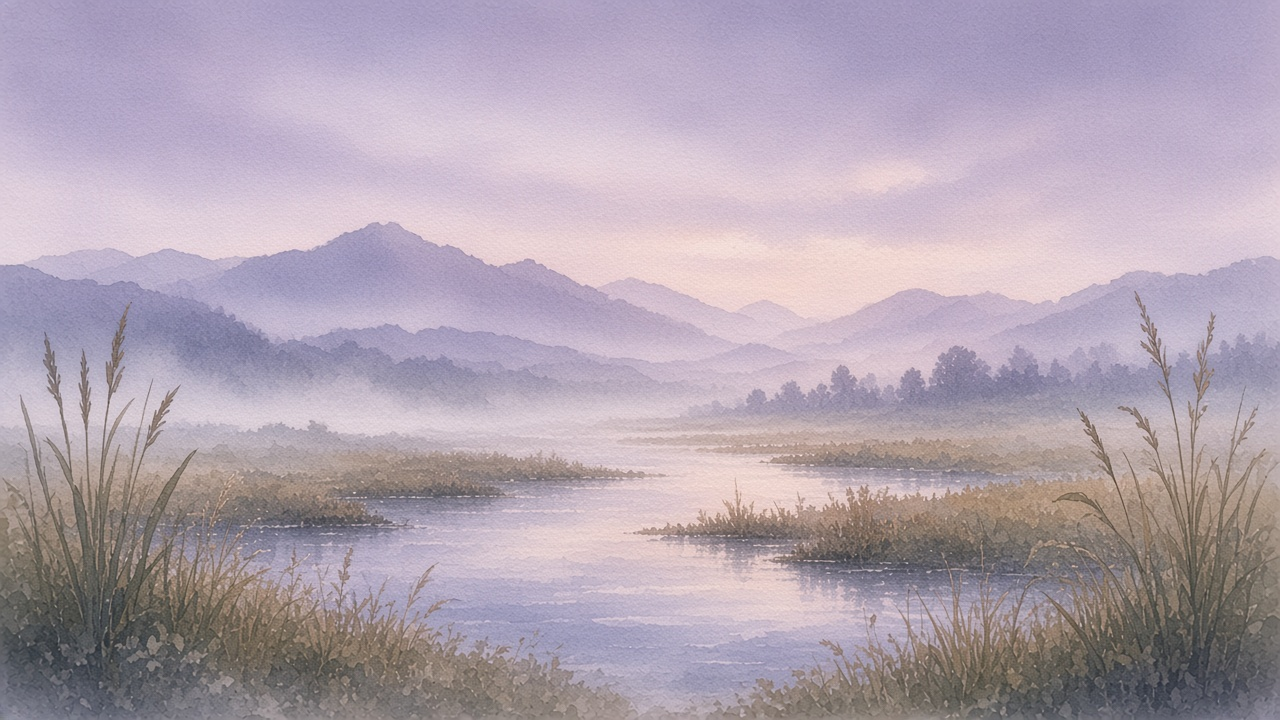
#> input picture Assets/Watercolor/Deer/Scenes/VAL/deer_scene_val_sky.png, 1280 x 720 px, given in place of preview_top.png, which was not available
$ python ENV-001_preview.py out.png
#> lines starting #> are read from the running program, lines starting #| are printed output that depends on the picture
"""Encode the fixed-camera review, label the assembly, and compare source/reimport renders."""
import argparse
from hashlib import sha256
import json
from pathlib import Path
import subprocess

from PIL import Image, ImageChops, ImageDraw, ImageFont


HERE = Path(__file__).resolve().parent
ROWS_NORTH_FIRST = (
    ("Flat", "GentleSlope", "Flat", "Shore"),
    ("GentleSlope", "Flat", "Flat", "Shore"),
    ("GentleSlope", "Ridge", "Flat", "Shore"),
    ("Ridge", "GentleSlope", "Flat", "Shore"),
)
PAPER = "#f4f3ec"
INK = "#263b36"
MUTED = "#536c62"


def board(folder, regular, mono):
#> called with regular = '/System/Library/Fonts/Helvetica.ttc', mono = '/System/Library/Fonts/Menlo.ttc'
    top = Image.open(folder / "preview_top.png").convert("RGB")
#> top is the input picture: PIL image 1280x720 RGB; mean R, G, B 176, 163, 175.8
    top = top.resize((984, 984), Image.Resampling.LANCZOS)
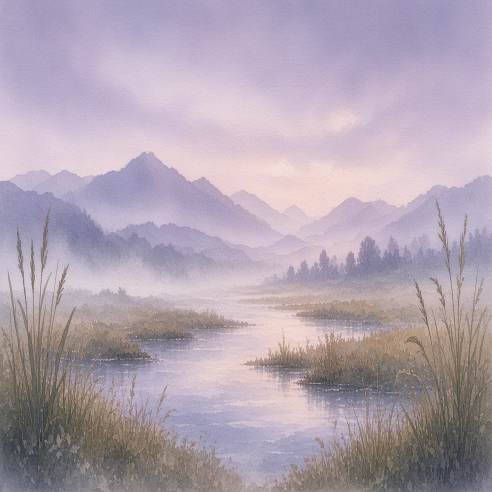
#> top: PIL image 984x984 RGB (shown at 1/2 size); mean R, G, B 176, 163, 175.8
    plate = Image.new("RGB", (1376, 1132), PAPER)
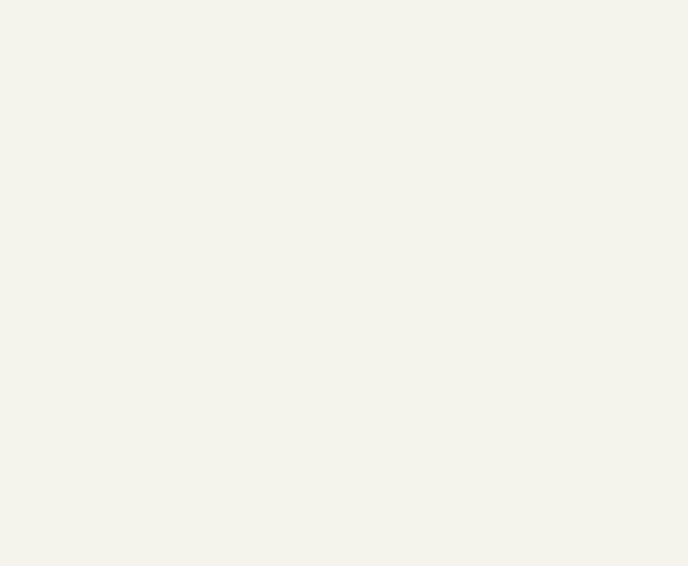
#> plate: PIL image 1376x1132 RGB (shown at 1/2 size); mean R, G, B 244, 243, 236
    ox, oy = 38, 112
    plate.paste(top, (ox, oy))
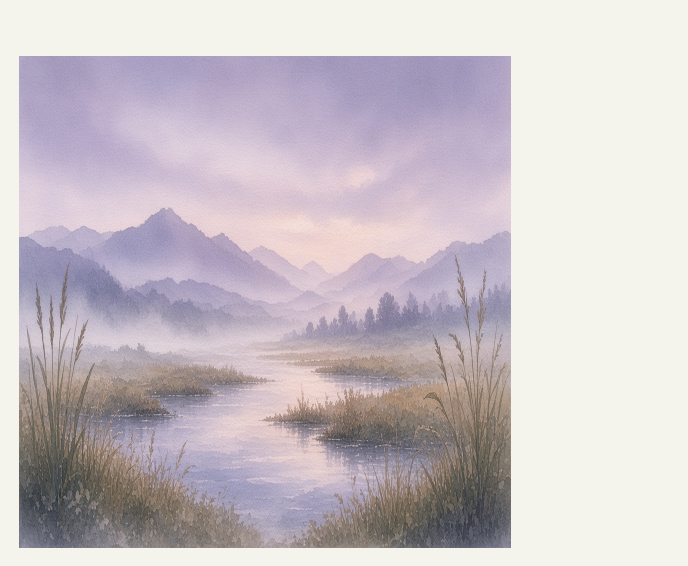
#> plate: PIL image 1376x1132 RGB (shown at 1/2 size); mean R, G, B 201.7, 193.3, 198.6
    draw = ImageDraw.Draw(plate, "RGBA")
    title = ImageFont.truetype(regular, 44)
    body = ImageFont.truetype(regular, 22)
    small = ImageFont.truetype(regular, 19)
    measure = ImageFont.truetype(mono, 17)
    draw.text((38, 30), "Terrain & shoreline assembly", font=title, fill=INK)
    draw.text((1340, 44), "ENV-001  /  v001", font=measure, fill=MUTED, anchor="rt")
    draw.line((38, 91, 1340, 91), fill="#9aaea3", width=1)

    # Top camera looks straight down, has no roll, and spans 45.5 BU on this square image.
    pitch_px = 984 * 10 / 45.5
    left = ox + (984 - pitch_px * 4) / 2
    top_edge = oy + (984 - pitch_px * 4) / 2
    grid_color = (239, 239, 219, 160)
    for index in range(5):
        x, y = left + index * pitch_px, top_edge + index * pitch_px
        draw.line((x, top_edge, x, top_edge + pitch_px * 4), fill=grid_color, width=2)
        draw.line((left, y, left + pitch_px * 4, y), fill=grid_color, width=2)
    for row, names in enumerate(ROWS_NORTH_FIRST):
        for col, name in enumerate(names):
            x, y = left + col * pitch_px + 10, top_edge + (row + 1) * pitch_px - 31
            label = f"{name}  {col},{3-row}"
            box = draw.textbbox((x + 5, y + 3), label, font=measure)
            draw.rounded_rectangle((x, y, box[2] + 5, y + 24), radius=3, fill=(37, 58, 52, 208))
            draw.text((x + 5, y + 3), label, font=measure, fill=PAPER)

    sx = 1060
    draw.text((sx, 144), "N", font=measure, fill=INK)
    draw.line((sx + 5, 174, sx + 5, 207), fill=INK, width=2)
    draw.polygon([(sx, 181), (sx + 5, 171), (sx + 10, 181)], fill=INK)
    draw.text((sx + 24, 176), "+Y in Blender", font=small, fill=MUTED)

    draw.text((sx, 246), "Centre grid", font=body, fill=INK)
    draw.text((sx, 278), "10 BU pitch · 4 × 4 tiles", font=small, fill=MUTED)
    draw.text((sx, 307), "17 vertices per edge", font=small, fill=MUTED)
    draw.text((sx, 336), "Land datum 0.00 BU", font=small, fill=MUTED)
    draw.line((sx, 392, 1340, 392), fill="#9aaea3", width=1)
    draw.text((sx, 423), "Shared edges", font=body, fill=INK)
    for row, (tag, label) in enumerate((("L", "Level land"), ("C", "Coast profile"),
                                         ("W", "Submerged terminal"))):
        y = 460 + row * 43
        draw.rounded_rectangle((sx, y, sx + 29, y + 25), radius=3, fill="#d9e4d8")
        draw.text((sx + 8, y + 3), tag, font=measure, fill=INK)
        draw.text((sx + 43, y + 2), label, font=small, fill=MUTED)

    draw.line((sx, 615, 1340, 615), fill="#9aaea3", width=1)
    draw.text((sx, 646), "Review overlays", font=body, fill=INK)
    draw.line((sx, 693, sx + 29, 693), fill="#c58a52", width=4)
    draw.text((sx + 43, 682), "Sample route", font=small, fill=MUTED)
    draw.rounded_rectangle((sx, 722, sx + 29, 738), radius=2, fill="#83aaa8")
    draw.text((sx + 43, 719), "Water at −0.18 BU", font=small, fill=MUTED)
    bar_end = sx + pitch_px
    draw.line((sx, 816, bar_end, 816), fill=INK, width=2)
    for x in (sx, bar_end):
        draw.line((x, 810, x, 822), fill=INK, width=2)
    draw.text((sx, 836), "10 BU in the inset", font=measure, fill=MUTED)
    plate.save(folder / "preview_assembly.png")
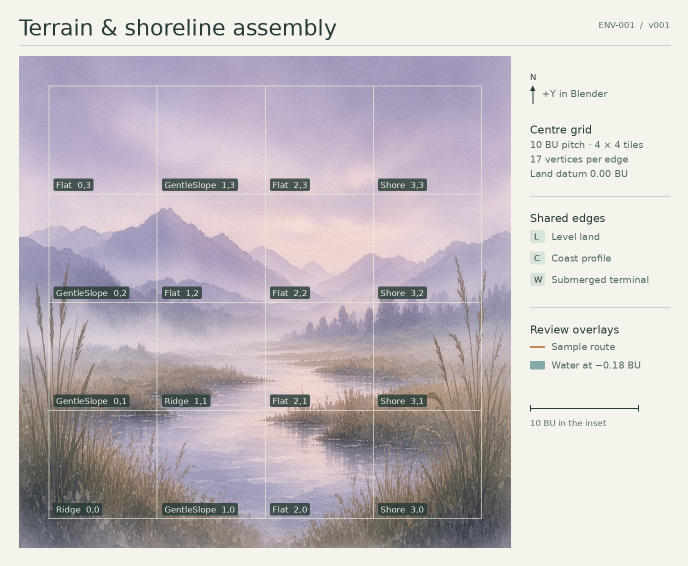
#> saved as preview_assembly.png: PIL image 1376x1132 RGB (shown at 1/2 size); mean R, G, B 197.8, 190.4, 195.2


def video(folder):
    frames = folder / "frames"
    count = len(list(frames.glob("*.png")))
    if count < 2:
        raise ValueError("Build with --video-frames before encoding.")
    path = folder / "preview_fixed_rear.mp4"
    subprocess.run(
        ["ffmpeg", "-hide_banner", "-loglevel", "error", "-y", "-framerate", "15",
         "-i", str(frames / "%04d.png"), "-vf", "pad=ceil(iw/2)*2:ceil(ih/2)*2:0:0,"
         "tpad=start_duration=0.5:stop_duration=0.65:start_mode=clone:stop_mode=clone,fps=30",
         "-an", "-c:v", "libx264", "-pix_fmt", "yuv420p", "-crf", "17", "-movflags", "+faststart", str(path)],
        check=True,
    )
    subprocess.run(["ffmpeg", "-hide_banner", "-loglevel", "error", "-xerror",
                    "-i", str(path), "-f", "null", "-"], check=True)
    result = subprocess.check_output(
        ["ffprobe", "-v", "error", "-show_entries", "stream=codec_name,width,height,nb_frames,avg_frame_rate,duration",
         "-of", "json", str(path)],
        text=True,
    )
    info, = json.loads(result)["streams"]
    if (info["codec_name"], info["width"], info["height"], info["avg_frame_rate"]) != ("h264", 852, 394, "30/1"):
        raise ValueError(info)
    return dict(info, source_render_size_px=[852, 393], unique_rendered_frames=count)


def compare(folder):
    source = Image.open(folder / "preview_seam.png").convert("RGB")
    imported = Image.open(folder / "preview_roundtrip_seam.png").convert("RGB")
    if source.size != imported.size:
        raise ValueError("Roundtrip image size differs.")
    histogram = ImageChops.difference(source, imported).histogram()
    combined = [sum(histogram[i::256]) for i in range(256)]
    count = sum(combined)
    mean = sum(i * n for i, n in enumerate(combined)) / count
    cumulative = 0
    for p99, n in enumerate(combined):
        cumulative += n
        if cumulative >= .99 * count:
            break
    if mean > 1 or p99 > 3:
        raise ValueError((mean, p99))
    return {"result": "pass", "size_px": list(source.size), "mean_abs_rgb8": mean,
            "p99_abs_rgb8": p99, "mean_limit_rgb8": 1, "p99_limit_rgb8": 3}


def write_json(path, value):
    path.write_text(json.dumps(value, ensure_ascii=False, indent=2) + "\n", encoding="utf-8")


def main():
    parser = argparse.ArgumentParser(description=__doc__)
    parser.add_argument("output", type=Path, help="Existing Blender render output")
    parser.add_argument("--font", default="/System/Library/Fonts/Helvetica.ttc")
    parser.add_argument("--mono", default="/System/Library/Fonts/Menlo.ttc")
    options = parser.parse_args()
    folder = options.output.resolve()
    board(folder, options.font, options.mono)
    qa_path = folder / "qa.json"
    qa = json.loads(qa_path.read_text())
#> (reads Assets/Watercolor/Goose/Blender/ENV-005/v001/qa.json from the repository)
    qa["review_media"] = {"video_decode": video(folder), "roundtrip_seam_render_comparison": compare(folder)}
    write_json(qa_path, qa)
    manifest_path = folder / "asset_manifest.json"
    manifest = json.loads(manifest_path.read_text())
    manifest["files"] = {item.name: sha256(item.read_bytes()).hexdigest()
                         for item in sorted([*folder.iterdir(), *HERE.glob("ENV-001_*.py")])
                         if item.is_file() and item != manifest_path}
    write_json(manifest_path, manifest)


if __name__ == "__main__":
#> (the run stopped early here; a loop or call above may not have finished)
